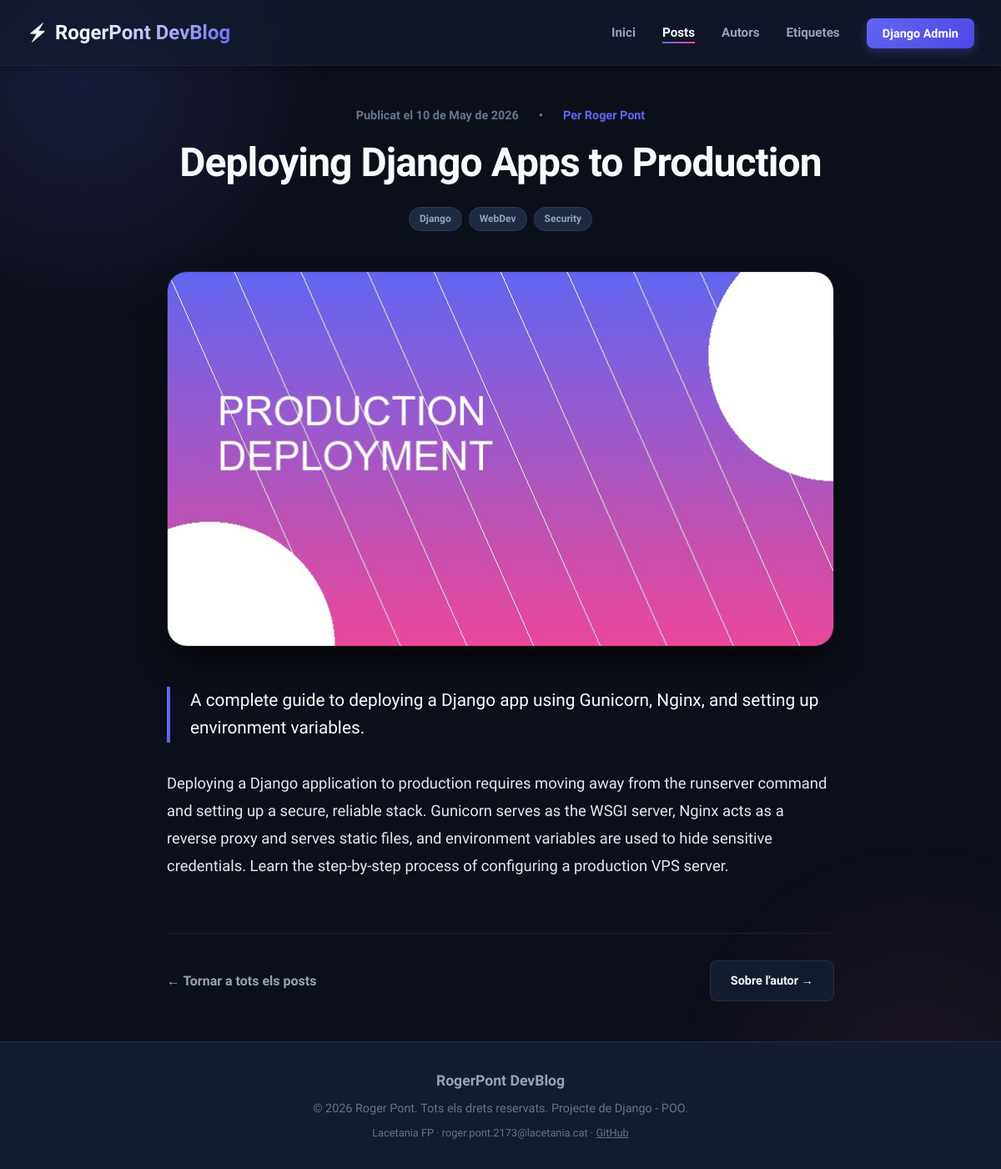
/posts/deploying-django-production, run on the app's committed database.
### blog/models.py (models this page shows, shortened)
class Post(models.Model):
    title = models.CharField(max_length=150)
    excerpt = models.CharField(max_length=200, validators=[MinLengthValidator(10)])
    image_name = models.CharField(max_length=100)
    date = models.DateField(auto_now=True)
    slug = models.SlugField(unique=True, db_index=True)
    content = models.TextField(validators=[MinLengthValidator(10)])
    author = models.ForeignKey(
        Author,
        on_delete=models.CASCADE,
        related_name="posts"
    )
    tags = models.ManyToManyField(
        Tag,
        related_name="posts",
        blank=True
    )

class Author(models.Model):
    first_name = models.CharField(max_length=100)
    last_name = models.CharField(max_length=100)
    email_address = models.EmailField()
    def __str__(self):
        return f"{self.first_name} {self.last_name}"

class Tag(models.Model):
    caption = models.CharField(max_length=50)

### blog/views.py (the view)
# urls.py: path("posts/<slug:slug>", views.PostDetailView.as_view(), name="post-detail-page"),
class PostDetailView(DetailView):
    model = Post
    template_name = "blog/post_detail.html"
    context_object_name = "post"
    def get_context_data(self, **kwargs):
        context = super().get_context_data(**kwargs)
        context["post_tags"] = self.object.tags.all()
        return context

### blog/templates/blog/post_detail.html (shortened to what this page needs)
{% extends "base.html" %}
{% load static %}
{% block content %}
<article class="detail-container">
    <div class="detail-header">
        <div class="detail-meta">
            <time>Publicat el {{ post.date|date:"d \d\e F \d\e Y" }}</time>
            <span>&bull;</span>
            <a href="{% url 'author-detail-page' post.author.id %}" style="color: var(--accent-primary); font-weight: 600;">
                Per {{ post.author }}
            </a>
        </div>
        <h1 class="detail-title">{{ post.title }}</h1>
        <div class="tags-container" style="justify-content: center;">
            {% for tag in post_tags %}
                <a href="{% url 'tag-posts-page' tag.caption %}" class="tag-badge">{{ tag.caption }}</a>
            {% endfor %}
        </div>
    </div>
    <div class="detail-hero-img-wrapper">
        <img src="{% static 'blog/images/' %}{{ post.image_name }}" alt="{{ post.title }}" class="detail-hero-img">
    </div>
    <div class="detail-content">
        <p style="font-size: 1.3rem; font-weight: 500; color: var(--text-primary); margin-bottom: 2rem; line-height: 1.6; border-left: 4px solid var(--accent-primary); padding-left: 1.5rem;">
            {{ post.excerpt }}
        </p>
        <div>
            {{ post.content|linebreaks }}
        </div>
    </div>
    <div style="margin-top: 4rem; padding-top: 2rem; border-top: 1px solid var(--border-color); display: flex; justify-content: space-between; align-items: center;">
        <a href="{% url 'posts-page' %}" style="color: var(--text-secondary); display: flex; align-items: center; gap: 0.5rem; font-weight: 600;">
            &larr; Tornar a tots els posts
        </a>
        <a href="{% url 'author-detail-page' post.author.id %}" style="background: var(--bg-secondary); border: 1px solid var(--border-color); padding: 0.75rem 1.5rem; border-radius: var(--radius-sm); font-size: 0.9rem; font-weight: 600; display: flex; align-items: center; gap: 0.5rem;">
            Sobre l'autor &rarr;
        </a>
    </div>
</article>
{% endblock %}

### blog/static/blog/styles.css (style rules this page uses)
:root { --bg-primary: #0b0f19; --bg-secondary: #131b2e; --bg-tertiary: #1e2942; --accent-primary: #6366f1; --accent-primary-glow: rgba(99, 102, 241, 0.15); --accent-secondary: #ec4899; --accent-tertiary: #14b8a6; --text-primary: #f8fafc; --text-secondary: #94a3b8; --text-muted: #64748b; --border-color: rgba(255, 255, 255, 0.08); --glass-bg: rgba(19, 27, 46, 0.7); --glass-border: rgba(255, 255, 255, 0.05); --shadow-sm: 0 2px 8px -2px rgba(0, 0, 0, 0.5); --shadow-md: 0 12px 24px -4px rgba(0, 0, 0, 0.6); --shadow-lg: 0 20px 40px -8px rgba(0, 0, 0, 0.8); --radius-sm: 8px; --radius-md: 16px; --radius-lg: 24px; --transition: all 0.3s cubic-bezier(0.4, 0, 0.2, 1); }
* { box-sizing: border-box; margin: 0; padding: 0; }
body { background-color: var(--bg-primary); color: var(--text-primary); font-family: 'Plus Jakarta Sans', sans-serif; line-height: 1.6; overflow-x: hidden; min-height: 100vh; display: flex; flex-direction: column; }
body::before { content: ''; position: fixed; top: -200px; left: -200px; width: 600px; height: 600px; background: radial-gradient(circle, var(--accent-primary-glow) 0%, rgba(11,15,25,0) 70%); z-index: -1; pointer-events: none; }
body::after { content: ''; position: fixed; bottom: -200px; right: -200px; width: 600px; height: 600px; background: radial-gradient(circle, rgba(236, 72, 153, 0.08) 0%, rgba(11,15,25,0) 70%); z-index: -1; pointer-events: none; }
a { color: inherit; text-decoration: none; transition: var(--transition); }
.tags-container { display: flex; flex-wrap: wrap; gap: 0.5rem; margin-bottom: 1rem; }
.tag-badge { background: var(--bg-tertiary); border: 1px solid var(--border-color); color: var(--text-secondary); font-size: 0.75rem; font-weight: 600; padding: 0.25rem 0.75rem; border-radius: 50px; transition: var(--transition); }
.detail-container { max-width: 800px; margin: 0 auto; }
.detail-header { text-align: center; margin-bottom: 3rem; }
.detail-meta { font-size: 0.9rem; color: var(--text-muted); font-weight: 600; margin-bottom: 1rem; display: flex; justify-content: center; align-items: center; gap: 1.5rem; }
.detail-title { font-size: 3rem; font-weight: 800; line-height: 1.2; letter-spacing: -0.02em; margin-bottom: 1.5rem; color: var(--text-primary); }
.detail-hero-img-wrapper { width: 100%; height: 450px; border-radius: var(--radius-lg); overflow: hidden; margin-bottom: 3rem; border: 1px solid var(--border-color); box-shadow: var(--shadow-lg); }
.detail-hero-img { width: 100%; height: 100%; object-fit: cover; }
.detail-content { font-size: 1.15rem; line-height: 1.8; color: #e2e8f0; }
.detail-content p { margin-bottom: 1.75rem; }

### data on the page
Post: date "10 de May de 2026", author "Roger Pont", title "Deploying Django Apps to Production", image_name (picture), excerpt "A complete guide to deploying a Django app using Gunicorn, Nginx, and setting up environment variables.", content "Deploying a Django application to production requires moving away from the runserver command and setting up a secure, reliable stack. Gunicorn serves as the WSGI server, Nginx acts as a reverse proxy and serves static files, and environment variables are used to hide sensitive credentials. Learn the step-by-step process of configuring a production VPS server."
Tag: caption "Django"
Tag: caption "WebDev"
Tag: caption "Security"
